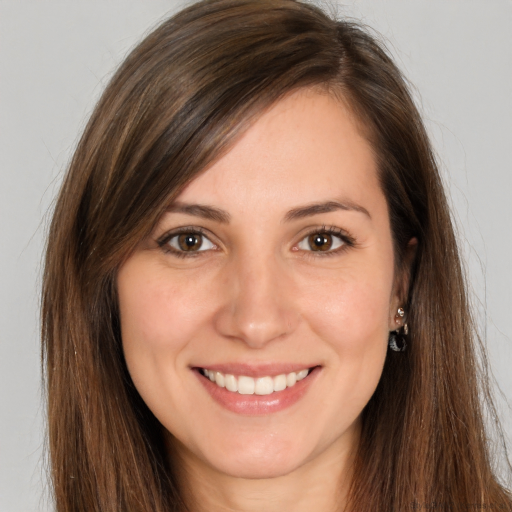
#> input picture Image_Processing/Basics/image.jpg, 1024 x 1024 px (shown at 1/2 size)
$ python Resize_Image.py
#> lines starting #> are read from the running program, lines starting #| are printed output that depends on the picture
import cv2

img = cv2.imread('image.jpg')
#> img is the input picture: shape (1024, 1024, 3); mean B, G, R 108, 123.9, 153.1
if img is None:
    print("Error: Image not found")
    exit()

# Resize to specific dimensions (width, height)
resized = cv2.resize(img, (300, 200))
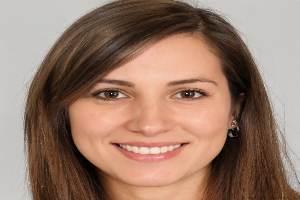
#> resized: shape (200, 300, 3); mean B, G, R 107.9, 123.8, 153

# Or resize by scale factor (0.5 = half size)
# resized = cv2.resize(img, None, fx=0.5, fy=0.5)

cv2.imshow('Resized', resized)
cv2.waitKey(0)
cv2.destroyAllWindows()
